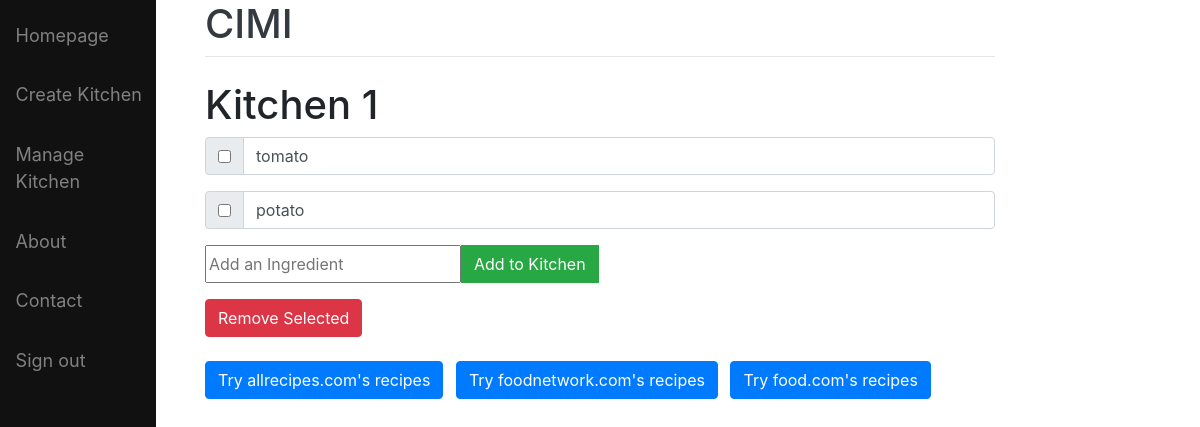
The page /22 (signed in) on the database as committed earlier.
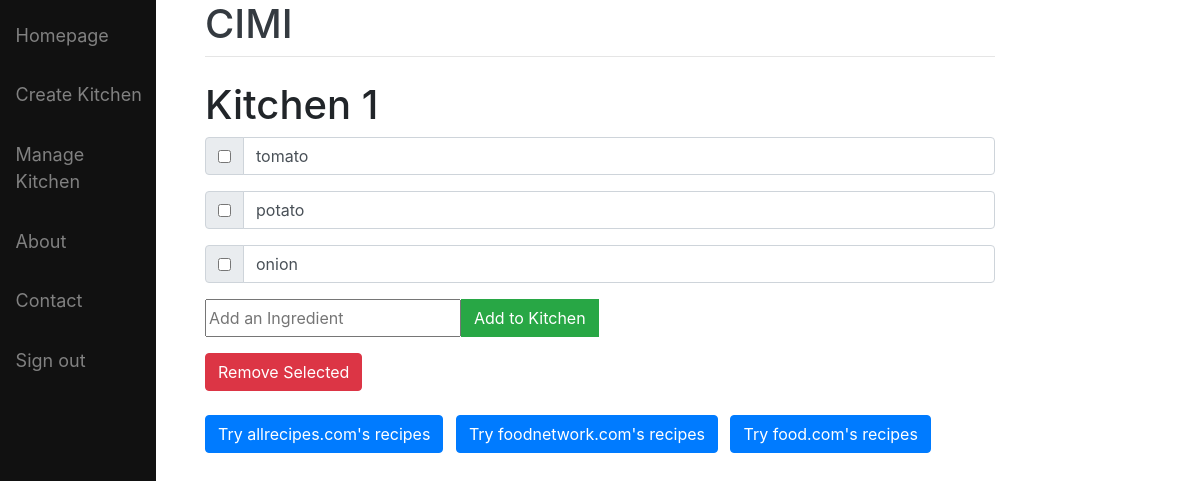
The same page on the database as committed later.
### main/models.py (models this page shows, shortened)
class Kitchen(models.Model):
    user = models.ForeignKey(User, on_delete=models.CASCADE, related_name='kitchen', null=True)
    name = models.CharField(max_length=100)

class Ingredient(models.Model):
    kitchen = models.ForeignKey(Kitchen, on_delete=models.CASCADE)
    text = models.CharField(max_length=200)
    complete = models.BooleanField()

### main/views.py (the view, shortened to what this page needs)
# urls.py: path('<int:id>', views.index, name='index'),
def index(response, id):
    ls = Kitchen.objects.get(id=id)
    if ls in response.user.kitchen.all():
        return render(response, 'main/list.html', {'ls': ls})
    return render(response, 'main/view.html', {})

### main/templates/main/list.html (shortened to what this page needs)
{% extends 'main/base.html' %}
{% block content %}
    <h1>{{ls.name}}</h1>
    <form method='post' action="#" autocomplete="off">
        {% for item in ls.ingredient_set.all %}
            <div class="input-group mb-3">
                <div class="input-group-prepend">
                    <div class="input-group-text">
                        {% if item.complete == True %}
                            <input type="checkbox" value="clicked" name="c{{item.id}}" checked>
                        {% else %}
                            <input type="checkbox" value="clicked" name="c{{item.id}}">
                        {% endif %}
                    </div>
                </div>
                <input type="text" value="{{item.text}}" class="form-control">
            </div>
        {% endfor %}
        <div class="input-group mb-3">
            <input type="text" name="new" placeholder="Add an Ingredient">
            <div class="input-group-prepend">
                <button type="submit" value="newItem" name="newItem" class="btn btn-success">Add to Kitchen</button>
            </div>
        </div>
        <button type="submit" value="save" name="save" class="btn btn-danger">Remove Selected</button>
    </form>
    <br>
    <div class="input-group">
        <form action="/allrecipes/">
            <button type="submit" class="btn btn-primary">Try allrecipes.com's recipes</button> &ensp;
        </form>
        <form action="/foodnetwork/">
            <button type="submit" class="btn btn-primary">Try foodnetwork.com's recipes</button> &ensp;
        </form>
        <form action="/food_com/">
            <button type="submit" class="btn btn-primary">Try food.com's recipes</button>
        </form>
    </div>
{% endblock %}

### main/templates/main/base.html (shortened to what this page needs)
<!doctype html>
<html lang="en">
<head>
    {% load static %}
    <link rel="stylesheet" href="https://stackpath.bootstrapcdn.com/bootstrap/4.3.1/css/bootstrap.min.css"
>
    <link rel="stylesheet" href="{% static 'main/style.css' %}">
</head>
<body>
    <div class="sidenav">
        <a href="/">Homepage</a>
        {% if user.is_authenticated %}
            <a href="/create">Create Kitchen</a>
        {% else %}
            <a href="/">Create Kitchen</a>
        {% endif %}
        <a href="/view">Manage Kitchen</a>
        <a href="/about">About</a>
        <a href="/contact">Contact</a>
        {% if user.is_authenticated %}
            <a href="/logout">Sign out</a>
        {% else %}
            <a href="/login">Sign in</a>
        {% endif %}
    </div>
    <div id="content" class="main">
        <div class="row justify-content-center">
            <div class="col-8">
                <h1 id="alink"><a class="text-dark" href="/" >CIMI</a></h1>
                <hr class="mt-0 mb-4">
                {% if user.is_authenticated %}
                    {% block content %}
                    {% endblock %}
                {% endif %}
            </div>
        </div>
    </div>
</body>
</html>

### main/static/main/style.css (style rules this page uses)
.sidenav { height: 100%; width: 13%; position: fixed; z-index: 1; top: 0; Left: 0; background-color: #111; overflow-x: :hidden; padding-top: 20px; }
.sidenav a { padding: 1% 4% 20% 10%; text-decoration: none; font-size: 17px; font-size: 1.5vw; color: #818181; display: block; }

Rows that differ between the two databases and show on the page:
added Ingredient: text "onion"
